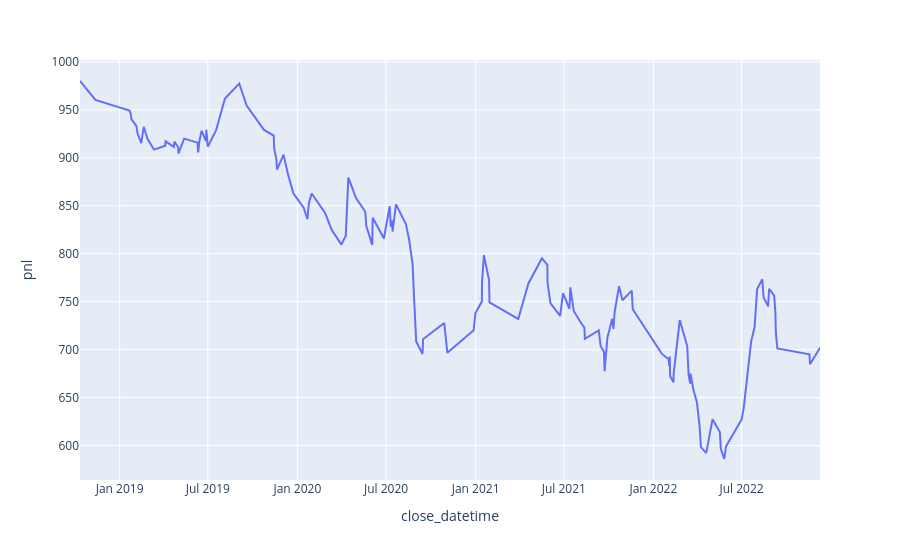

The notebook cell saved with this chart:
### Code cell
px.line(result, x='close_datetime', y='pnl')

### Figure 1 — Plotly figure (JSON) as saved in the notebook; plotly's stock layout.template omitted (floating-point values rounded to 4 significant figures; data arrays with more than 128 entries replaced by an {"elided": "..."} marker saying what was removed)
{"data": [{"hovertemplate": "close_datetime=%{x}<br>pnl=%{y}<extra></extra>", "legendgroup": "", "line": {"color": "#636efa", "dash": "solid"}, "marker": {"symbol": "circle"}, "mode": "lines", "name": "", "orientation": "v", "showlegend": false, "type": "scatter", "x": {"elided": "144 str values"}, "xaxis": "x", "y": {"elided": "144 float values"}, "yaxis": "y"}], "layout": {"legend": {"tracegroupgap": 0}, "margin": {"t": 60}, "xaxis": {"anchor": "y", "domain": [0, 1], "title": {"text": "close_datetime"}}, "yaxis": {"anchor": "x", "domain": [0, 1], "title": {"text": "pnl"}}}}
